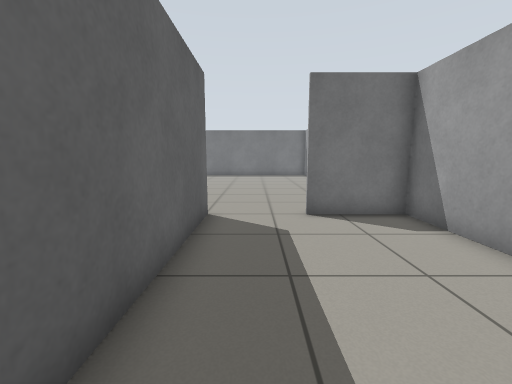
View 1 (above)

17 first-person views from a walk through a robot-simulator world made for Gazebo. The camera is 0.86 m above the floor, tilts 8° down and sees 90° across. The floor is counted in squares, 0.5 m on a side. Each view is taken from the middle of a square. On the plan, view 1 faces up. The plan holds only what a view shows up to about 14 squares ahead; the rest is blank.

View 2
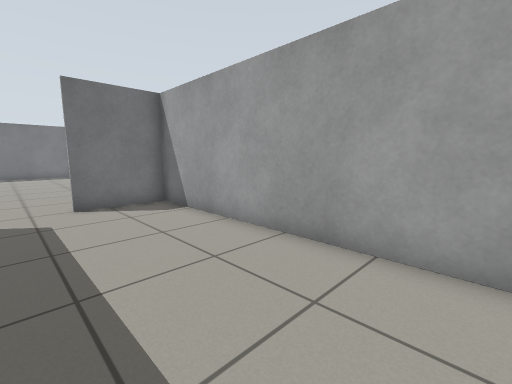

View 3
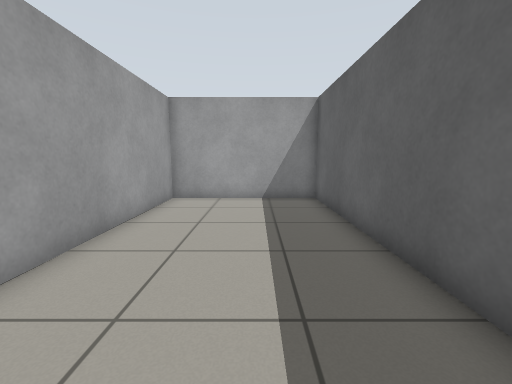

View 4
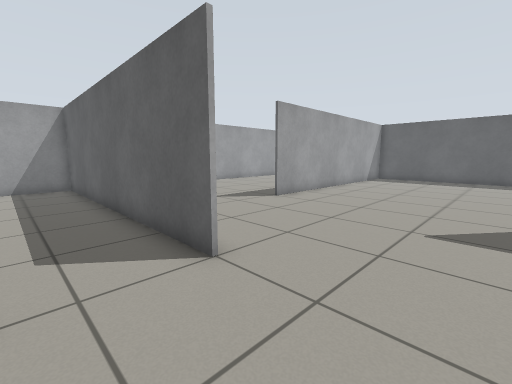

View 5
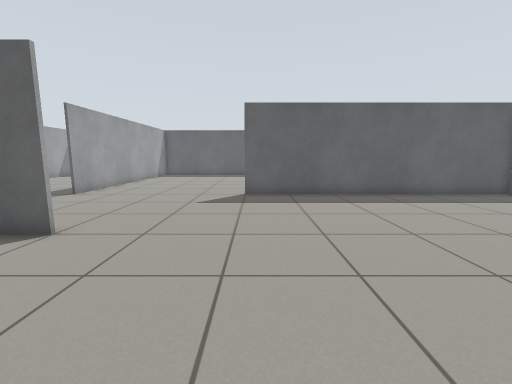

View 6
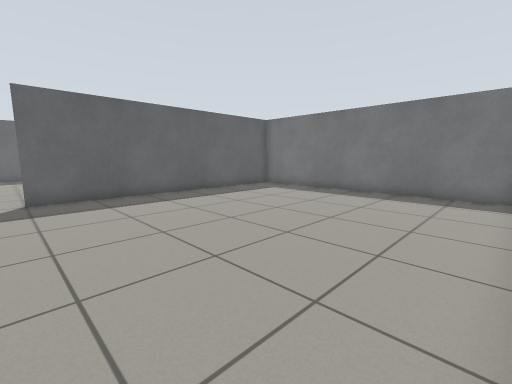

View 7
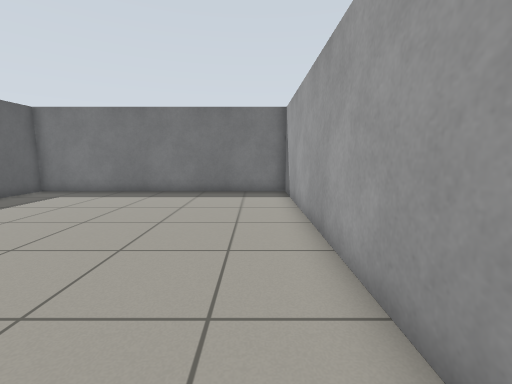

View 8
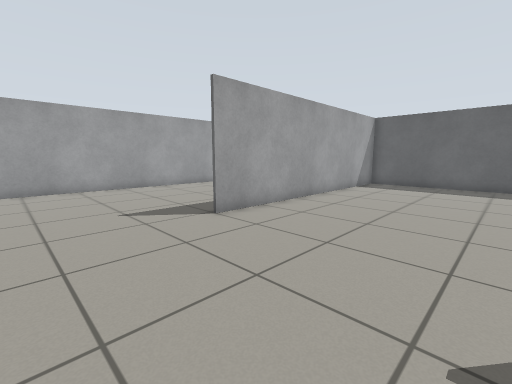

View 9
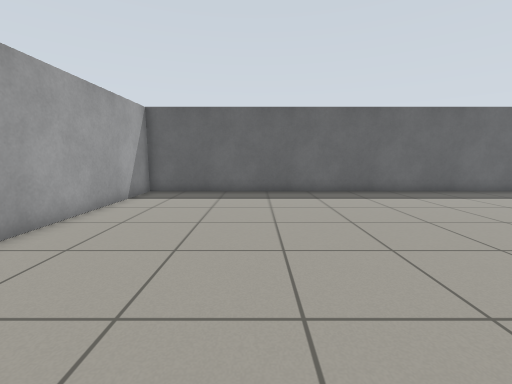

View 10
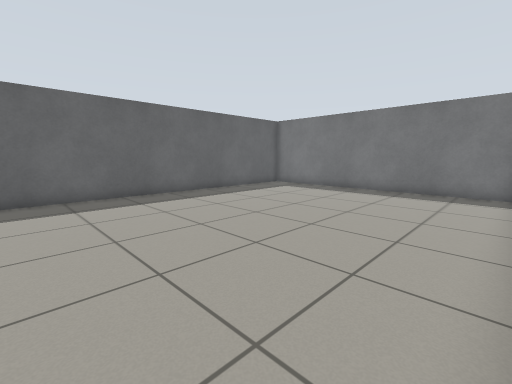

View 11
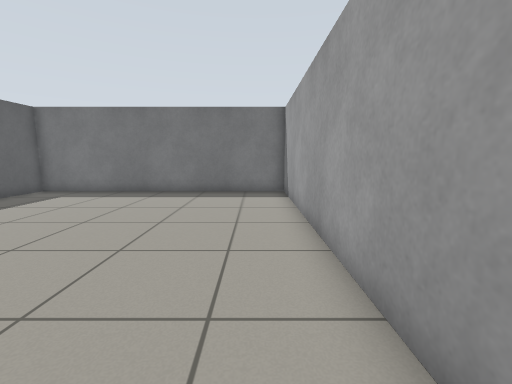

View 12
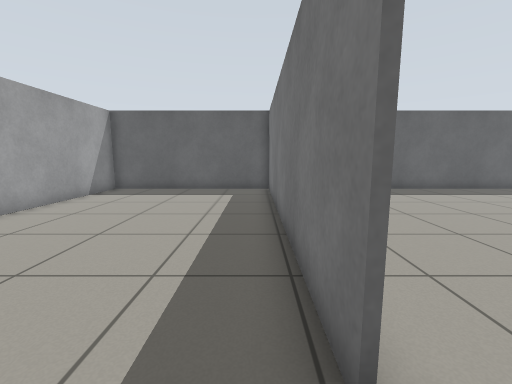

View 13
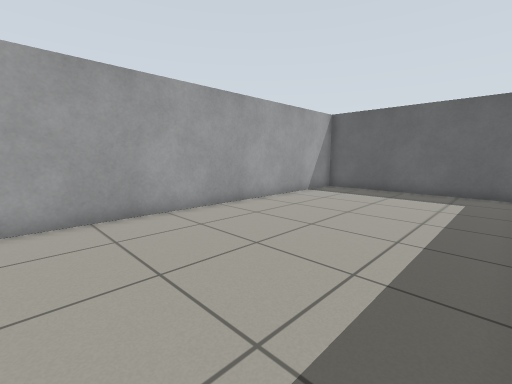

View 14
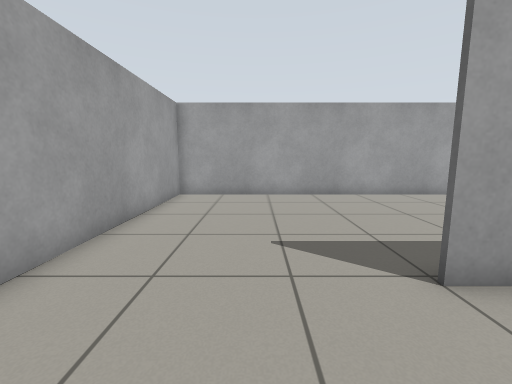

View 15
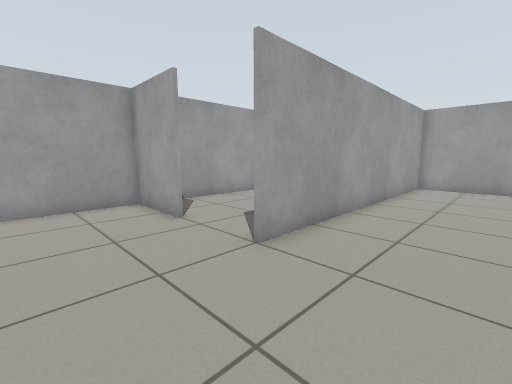

View 16
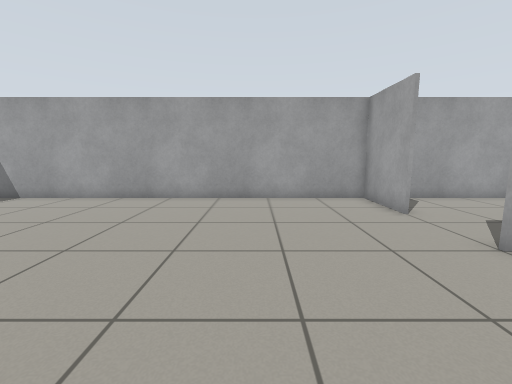

View 17
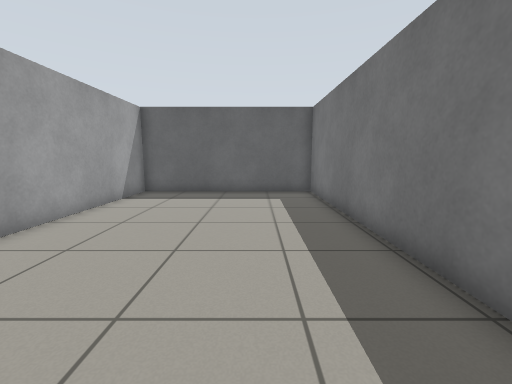

### Floor plan
Ten units are one square. View 1 is at (0, 0); x grows to the right and y downward. Boxes are objects, and circles mark ways between rooms. Rooms are numbered by the first view taken in them; rooms with no view inside come last. Other rooms are left out.
<svg viewBox="-200 -240 250 290">
<path fill="none" stroke="#000" d="M-11 44 44 44 44 -70M45 -74 15 -74M-14 -76 -14 45M-76 -121 -76 -235M-74 -37 -195 -37M14 -75 45 -75M44 -70 44 -234 -194 -234 -194 44 -11 44M-195 -38 -75 -38M-75 -235 -75 -115M-16 45 -16 -75"/>
<circle cx="5" cy="-70" r="3" fill="#2a7"/>
<text x="20" y="-10">1</text>
<text x="-80" y="-100">2</text>
</svg>
Room 1 opens to room 2.

Where each view was taken, in squares from view 1:
view 1: 0 up, 0 right, facing up
view 2: 2 down, 0 right, facing up-right
view 3: 6 up, 1 right, facing down
view 4: 11 up, 1 right, facing down-left
view 5: 12 up, 4 right, facing left
view 6: 11 up, 4 right, facing up-left
view 7: 11 up, 3 right, facing up
view 8: 10 up, 3 left, facing down-left
view 9: 9 up, 7 left, facing left
view 10: 10 up, 8 left, facing up-left
view 11: 11 up, 9 left, facing up
view 12: 3 up, 6 left, facing left
view 13: 3 up, 6 left, facing down-left
view 14: 7 up, 5 left, facing down
view 15: 11 up, 5 left, facing down-right
view 16: 12 up, 6 left, facing right
view 17: 1 up, 7 left, facing left
